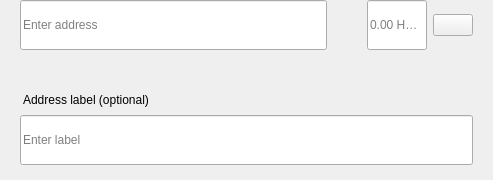
<?xml version="1.0" encoding="UTF-8"?>
<ui version="4.0">
 <class>SendMultiRow</class>
 <widget class="QWidget" name="SendMultiRow">
  <property name="geometry">
   <rect>
    <x>0</x>
    <y>0</y>
    <width>493</width>
    <height>180</height>
   </rect>
  </property>
  <property name="minimumSize">
   <size>
    <width>0</width>
    <height>0</height>
   </size>
  </property>
  <property name="maximumSize">
   <size>
    <width>16777215</width>
    <height>16777215</height>
   </size>
  </property>
  <property name="windowTitle">
   <string>Form</string>
  </property>
  <layout class="QVBoxLayout" name="verticalLayout_3">
   <property name="spacing">
    <number>0</number>
   </property>
   <property name="leftMargin">
    <number>0</number>
   </property>
   <property name="topMargin">
    <number>0</number>
   </property>
   <property name="rightMargin">
    <number>20</number>
   </property>
   <property name="bottomMargin">
    <number>5</number>
   </property>
   <item alignment="Qt::AlignTop">
    <widget class="QWidget" name="widget" native="true">
     <property name="sizePolicy">
      <sizepolicy hsizetype="Expanding" vsizetype="Maximum">
       <horstretch>0</horstretch>
       <verstretch>0</verstretch>
      </sizepolicy>
     </property>
     <property name="minimumSize">
      <size>
       <width>0</width>
       <height>60</height>
      </size>
     </property>
     <property name="maximumSize">
      <size>
       <width>16777215</width>
       <height>85</height>
      </size>
     </property>
     <layout class="QHBoxLayout" name="horizontalLayout" stretch="6,0,2">
      <property name="spacing">
       <number>0</number>
      </property>
      <property name="leftMargin">
       <number>8</number>
      </property>
      <property name="topMargin">
       <number>0</number>
      </property>
      <property name="rightMargin">
       <number>0</number>
      </property>
      <property name="bottomMargin">
       <number>0</number>
      </property>
      <item alignment="Qt::AlignTop">
       <widget class="QStackedWidget" name="stackedAddress">
        <property name="minimumSize">
         <size>
          <width>0</width>
          <height>50</height>
         </size>
        </property>
        <property name="maximumSize">
         <size>
          <width>16777215</width>
          <height>50</height>
         </size>
        </property>
        <widget class="QWidget" name="page_4">
         <property name="sizePolicy">
          <sizepolicy hsizetype="Expanding" vsizetype="Preferred">
           <horstretch>0</horstretch>
           <verstretch>0</verstretch>
          </sizepolicy>
         </property>
         <property name="minimumSize">
          <size>
           <width>0</width>
           <height>50</height>
          </size>
         </property>
         <property name="maximumSize">
          <size>
           <width>16777215</width>
           <height>55</height>
          </size>
         </property>
         <layout class="QVBoxLayout" name="verticalLayout_7">
          <property name="spacing">
           <number>0</number>
          </property>
          <property name="leftMargin">
           <number>12</number>
          </property>
          <property name="topMargin">
           <number>0</number>
          </property>
          <property name="rightMargin">
           <number>0</number>
          </property>
          <property name="bottomMargin">
           <number>0</number>
          </property>
          <item>
           <widget class="QLineEdit" name="lineEditAddress">
            <property name="minimumSize">
             <size>
              <width>0</width>
              <height>50</height>
             </size>
            </property>
            <property name="maximumSize">
             <size>
              <width>16777215</width>
              <height>50</height>
             </size>
            </property>
            <property name="placeholderText">
             <string>Enter address</string>
            </property>
           </widget>
          </item>
         </layout>
        </widget>
        <widget class="QWidget" name="page_3"/>
       </widget>
      </item>
      <item>
       <spacer name="horizontalSpacer_3">
        <property name="orientation">
         <enum>Qt::Horizontal</enum>
        </property>
        <property name="sizeType">
         <enum>QSizePolicy::Fixed</enum>
        </property>
        <property name="sizeHint" stdset="0">
         <size>
          <width>40</width>
          <height>20</height>
         </size>
        </property>
       </spacer>
      </item>
      <item>
       <layout class="QHBoxLayout" name="horizontalLayout_2">
        <property name="spacing">
         <number>6</number>
        </property>
        <item alignment="Qt::AlignTop">
         <widget class="QLineEdit" name="lineEditAmount">
          <property name="sizePolicy">
           <sizepolicy hsizetype="Expanding" vsizetype="Preferred">
            <horstretch>0</horstretch>
            <verstretch>0</verstretch>
           </sizepolicy>
          </property>
          <property name="minimumSize">
           <size>
            <width>0</width>
            <height>50</height>
           </size>
          </property>
          <property name="maximumSize">
           <size>
            <width>16777215</width>
            <height>50</height>
           </size>
          </property>
          <property name="maxLength">
           <number>17</number>
          </property>
          <property name="alignment">
           <set>Qt::AlignLeading|Qt::AlignLeft|Qt::AlignVCenter</set>
          </property>
          <property name="placeholderText">
           <string notr="true">0.00 HCCP</string>
          </property>
         </widget>
        </item>
        <item>
         <layout class="QVBoxLayout" name="verticalLayout">
          <property name="topMargin">
           <number>14</number>
          </property>
          <property name="bottomMargin">
           <number>0</number>
          </property>
          <item alignment="Qt::AlignTop">
           <widget class="QPushButton" name="btnMenu">
            <property name="minimumSize">
             <size>
              <width>0</width>
              <height>0</height>
             </size>
            </property>
            <property name="maximumSize">
             <size>
              <width>16777215</width>
              <height>16777215</height>
             </size>
            </property>
            <property name="focusPolicy">
             <enum>Qt::NoFocus</enum>
            </property>
            <property name="text">
             <string/>
            </property>
           </widget>
          </item>
         </layout>
        </item>
       </layout>
      </item>
     </layout>
    </widget>
   </item>
   <item>
    <widget class="QWidget" name="layoutLabel" native="true">
     <property name="minimumSize">
      <size>
       <width>0</width>
       <height>0</height>
      </size>
     </property>
     <property name="maximumSize">
      <size>
       <width>16777215</width>
       <height>16777215</height>
      </size>
     </property>
     <layout class="QVBoxLayout" name="verticalLayout_9">
      <property name="spacing">
       <number>6</number>
      </property>
      <property name="leftMargin">
       <number>20</number>
      </property>
      <property name="topMargin">
       <number>0</number>
      </property>
      <property name="rightMargin">
       <number>0</number>
      </property>
      <property name="bottomMargin">
       <number>10</number>
      </property>
      <item>
       <spacer name="verticalSpacer">
        <property name="orientation">
         <enum>Qt::Vertical</enum>
        </property>
        <property name="sizeType">
         <enum>QSizePolicy::Fixed</enum>
        </property>
        <property name="sizeHint" stdset="0">
         <size>
          <width>20</width>
          <height>20</height>
         </size>
        </property>
       </spacer>
      </item>
      <item>
       <widget class="QLabel" name="labelSubtitleDescription">
        <property name="styleSheet">
         <string notr="true">margin-bottom:2px;
margin-left:0.05px;
padding:0px;</string>
        </property>
        <property name="text">
         <string>Address label (optional)</string>
        </property>
       </widget>
      </item>
      <item>
       <widget class="QLineEdit" name="lineEditDescription">
        <property name="minimumSize">
         <size>
          <width>0</width>
          <height>50</height>
         </size>
        </property>
        <property name="maximumSize">
         <size>
          <width>16777215</width>
          <height>50</height>
         </size>
        </property>
        <property name="placeholderText">
         <string>Enter label</string>
        </property>
       </widget>
      </item>
     </layout>
    </widget>
   </item>
  </layout>
 </widget>
 <resources/>
 <connections/>
</ui>
